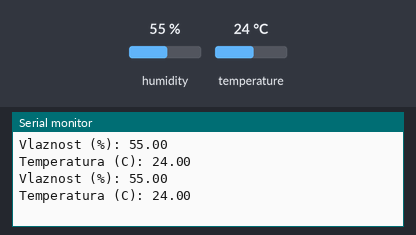
Bench run of a sketch on a simulated Arduino Uno, built with avr-gcc and run on an emulated ATmega328P. Parts: the last lines printed to the serial monitor. Inputs (shaded band) come from the test bench; at power-on: humidity 55 %, temperature 24 °C.

Above: at 3.8 s.
3.9 s: humidity set to 22 %
At 6.8 s:
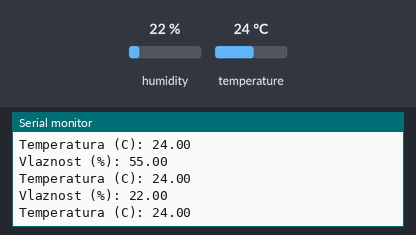
7.9 s: temperature set to 12 °C
At 10.5 s:
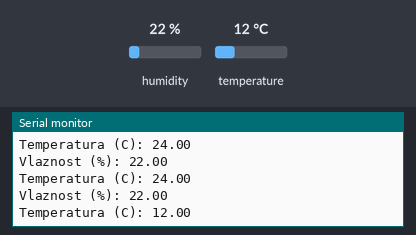
11.9 s: humidity set to 40 %
At 13.0 s:
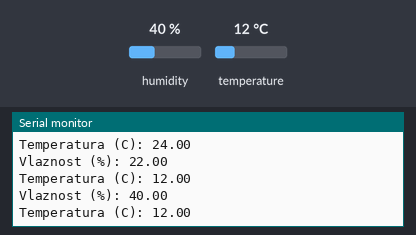
Timing chart, 0 to 14.9 s (numbered marks = the images above; inputs shaded):
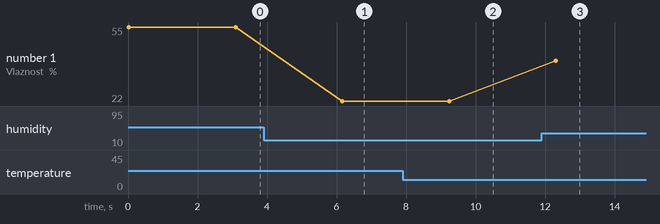

Measured:
- after the input at 3.9 s, the serial monitor: prints a new line after 2.3 s (image 1)
- after the input at 7.9 s, the serial monitor: prints a new line after 1.3 s (image 2)
- after the input at 11.9 s, the serial monitor: prints a new line after 0.41 s (image 3)
- plotted number 1: 55 → 22 after the input at 3.9 s, 22 → 40 after the input at 11.9 s

The sketch:

Arduino_to_ESP8266_data_from_DHT11.ino
```cpp
#include<SoftwareSerial.h> // knjiznica za serijsko komunikacijo (z esp8266)
#include <dht11.h> // knjiznica za temperaturo in vlago

#define DHT11PIN 8 // definiramo dht11 vhod na 8
dht11 DHT11;

SoftwareSerial Arduino_SoftSerial(10, 11); //10 povezano na D2, 11 povezano na D1
String dataIn;

void setup() {
  Serial.begin(115200); //inicializiramo serijsko komunikacijo na vrednosti 115200
  Arduino_SoftSerial.begin(9600); // inicializiramo serijsko komunikacijo za posiljanje iz arduina na esp8266, na vrednosti 9600
}

void loop() {
  int chk = DHT11.read(DHT11PIN); // branje iz senzorja

  Serial.print("Vlaznost (%): ");
  Serial.println((float)DHT11.humidity); // izpis vlage na serijski zaslon

  Serial.print("Temperatura (C): ");
  Serial.println((float)DHT11.temperature); // izpis temperature na serijski zaslon

  delay(3000); // 3 sekunde premora

  // Posiljanje podatkov na ESP8266, vlaznost in temperaturo
  Arduino_SoftSerial.print("Vlaznost (%): ");
  Arduino_SoftSerial.print((float)DHT11.humidity);
  Arduino_SoftSerial.print(',');

  Arduino_SoftSerial.print("Temperatura (C): ");
  Arduino_SoftSerial.print((float)DHT11.temperature);
  Arduino_SoftSerial.println();
}
```
